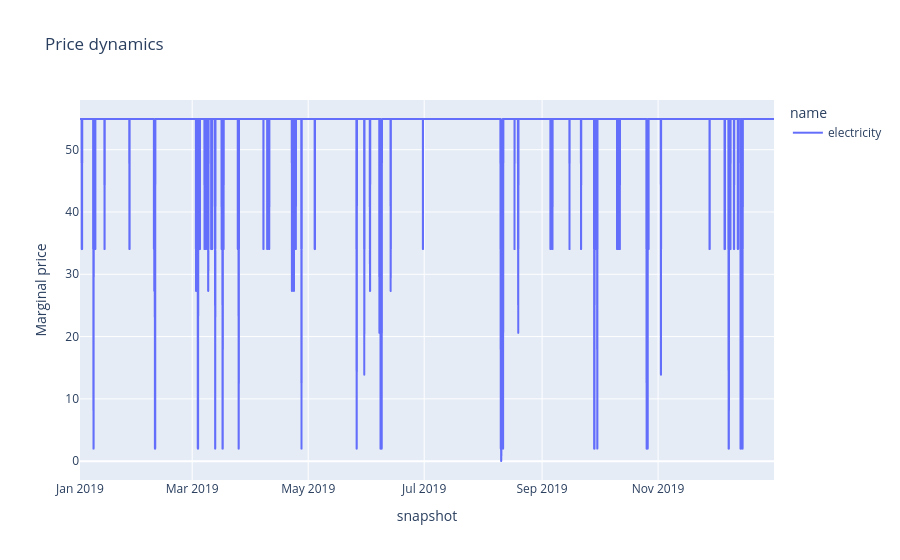

Here is the notebook cell this chart was saved with:
### Code cell
# Prices over time
df = n.buses_t.marginal_price.loc['2019-01-01':'2019-12-31']

fig = px.line(
    df,
    title="Price dynamics",
    labels={
        "index": "Time",
        "value": "Marginal price",
        "variable": "Bus"
    }
)
fig.show()

### Figure 1 — Plotly figure (JSON) as saved in the notebook; plotly's stock layout.template omitted (floating-point values rounded to 4 significant figures; data arrays with more than 128 entries replaced by an {"elided": "..."} marker saying what was removed)
{"data": [{"hovertemplate": "name=electricity<br>snapshot=%{x}<br>Marginal price=%{y}<extra></extra>", "legendgroup": "electricity", "line": {"color": "#636efa", "dash": "solid"}, "marker": {"symbol": "circle"}, "mode": "lines", "name": "electricity", "showlegend": true, "type": "scattergl", "x": {"elided": "8760 str values"}, "xaxis": "x", "y": {"elided": "8760 float values"}, "yaxis": "y"}], "layout": {"legend": {"title": {"text": "name"}, "tracegroupgap": 0}, "title": {"text": "Price dynamics"}, "xaxis": {"anchor": "y", "domain": [0, 1], "title": {"text": "snapshot"}}, "yaxis": {"anchor": "x", "domain": [0, 1], "title": {"text": "Marginal price"}}}}
